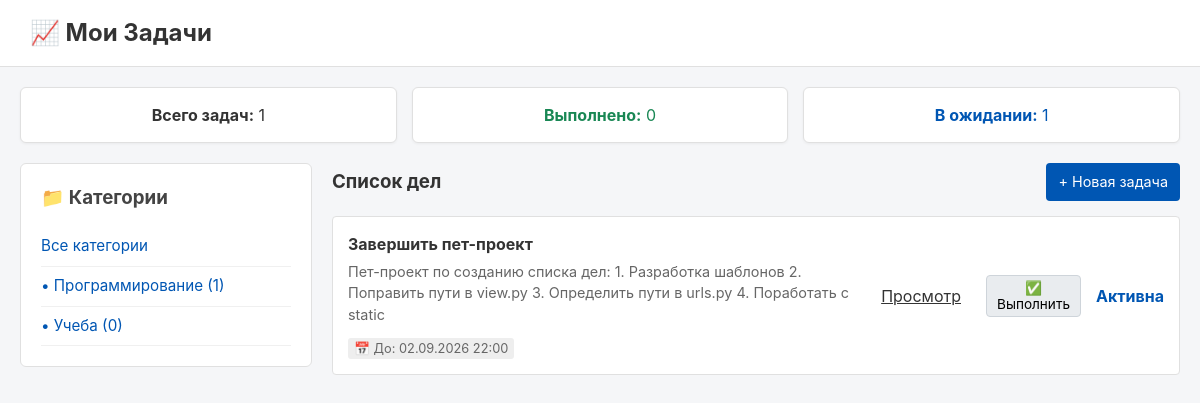
Before: / with the older database file.
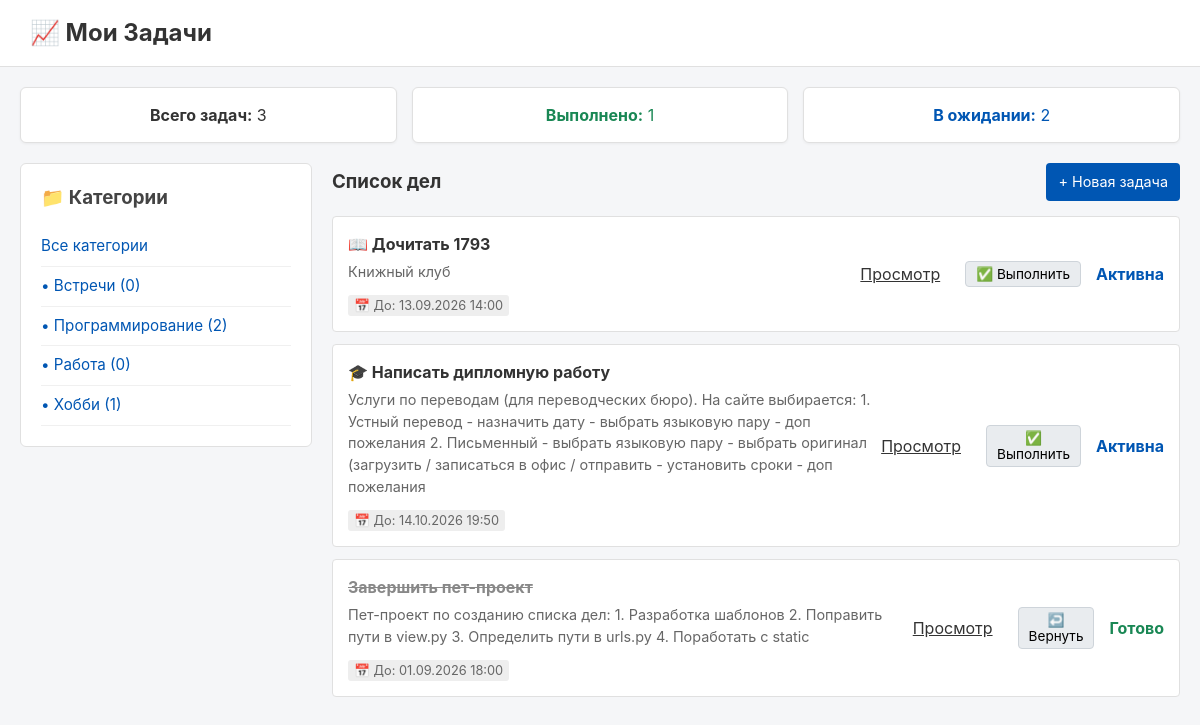
After: the same page with the newer database file.
### todoapp/models.py (models this page shows, shortened)
class Category(models.Model):
    name = models.CharField(
        max_length = 60,
        verbose_name = "Название",
        help_text = "Введите название категории:"
    )
    class Meta:
        verbose_name = "Категория"
        verbose_name_plural = "Категории"
        ordering = ['name']

class Task(models.Model):
    title = models.CharField(
        max_length=200,
        verbose_name="Задача",
        help_text="Введите название задачи:"
    )
    description = models.TextField(
        max_length=500,
        verbose_name="Описание",
        help_text="Введите описание задачи:"
    )
    created_date = models.DateTimeField(
        auto_now_add=True,
        verbose_name="Дата создания задачи:",
        help_text="Введите дату создания задачи:"
    )
    due_date = models.DateTimeField(
        null=True,
        blank=True,
        verbose_name="Срок выполнения задачи:",
        help_text="Введите срок выполнения задачи:"
    )
    is_completed = models.BooleanField(
        default=False,
        verbose_name="Выполнено",
    )
    category_task = models.ForeignKey(
        Category,
        on_delete = models.SET_NULL,
        null=True,
        blank=True,
        verbose_name="Название",
        related_name="tasks", #category.tasks.all
    )
    @property
    def is_past_due(self):
        if self.due_date and not self.is_completed:
            return timezone.now() > self.due_date
        return False
    def get_absolute_url(self):
        return reverse("todo:task_detail", kwargs={"pk": self.pk})
    class Meta:
        verbose_name="Задача"
        verbose_name_plural="Задачи"
        ordering=['is_completed', '-created_date']

### todoapp/views.py (the view)
# urls.py: path('', views.IndexView.as_view(), name='index'),
class IndexView(View):
    def get(self, request):
        tasks = Task.objects.all()
        category_id = request.GET.get('category')
        if category_id:
            tasks = tasks.filter(category_task_id=category_id)
        total_tasks = tasks.count()
        completed_tasks = tasks.filter(is_completed=True).count()
        pending_tasks = total_tasks - completed_tasks
        task_categories = Category.objects.all()
        context = {
            "tasks": tasks,
            "total_tasks": total_tasks,
            "completed_tasks": completed_tasks,
            "pending_tasks": pending_tasks,
            "categories": task_categories,
        }
        return render(request, "main.html", context)

### templates/main.html (shortened to what this page needs)
<!DOCTYPE html>
<html lang="ru">
<head>
    <link rel="stylesheet" href="/static/styles.css">
</head>
<body>
    <div class="header-bar">
        <h2>📈 Мои Задачи</h2>
    </div>
    <div class="stats-container">
        <div class="stat-box">
            <strong>Всего задач:</strong> {{ total_tasks }}
        </div>
        <div class="stat-box stat-box-completed">
            <strong>Выполнено:</strong> {{ completed_tasks }}
        </div>
        <div class="stat-box stat-box-pending">
            <strong>В ожидании:</strong> {{ pending_tasks }}
        </div>
    </div>
    <div class="main-layout">
        <div class="sidebar">
            <h3>📁 Категории</h3>
            <a href="{% url 'todo:index' %}" class="category-link">Все категории</a>
            {% for category in categories %}
                <a href="?category={{ category.id }}" class="category-link">
                    • {{ category.name }} ({{ category.tasks.count }})
                </a>
            {% empty %}
                <p>Категорий нет</p>
            {% endfor %}
        </div>
        <div class="content-area">
            <div class="content-header">
                <h3>Список дел</h3>
                <a href="{% url 'todo:task_create' %}" class="btn btn-primary">+ Новая задача</a>
            </div>
            {% for task in tasks %}
                <div class="task-card">
                    <div>
                        <h4 class="{% if task.is_completed %}line-through{% endif %}">
                            {{ task.title }}
                        </h4>
                        <p>{{ task.description }}</p>
                        <span class="task-card-meta">
                            📅 До: {{ task.due_date|date:"d.m.Y H:i"|default:"Не указан" }}
                        </span>
                    </div>
                    <div style="display: flex; align-items: center; gap: 15px;">
                        <a href="{{ task.get_absolute_url }}">Просмотр</a>
                        <form action="{% url 'todo:task_toggle' task.id %}" method="post" style="margin: 0;">
                            <button type="submit" class="btn" style="padding: 4px 10px; font-size: 0.85em; cursor: pointer; background: #e9ecef; border: 1px solid #ced4da; border-radius: 4px; font-family: inherit;">
                                {% if task.is_completed %}↩️ Вернуть{% else %}✅ Выполнить{% endif %}
                            </button>
                        </form>
                        {% if task.is_completed %}
                            <span class="task-status-completed">Готово</span>
                        {% elif task.is_past_due %}
                            <span class="task-status-expired" style="color: #dc3545; font-weight: bold;">Просрочена</span>
                        {% else %}
                            <span class="task-status-active">Активна</span>
                        {% endif %}
                    </div>
                </div>
            {% empty %}
                <div class="empty-state">
                    <p>🎉 Список пуст! Задач не обнаружено.</p>
                </div>
            {% endfor %}
        </div>
    </div>
</body>
</html>

### todoapp/static/styles.css (style rules this page uses)
body { font-family: -apple-system, BlinkMacSystemFont, "Segoe UI", Roboto, Helvetica, Arial, sans-serif; background-color: #f5f6f8; color: #333333; margin: 0; padding: 0; line-height: 1.5; }
.header-bar { background-color: #ffffff; padding: 15px 30px; border-bottom: 1px solid #e0e0e0; margin-bottom: 20px; }
.header-bar h2 { margin: 0; }
.main-layout { display: flex; max-width: 1200px; margin: 0 auto; padding: 0 20px; gap: 20px; }
.sidebar { width: 250px; flex-shrink: 0; background: #ffffff; padding: 20px; border-radius: 6px; border: 1px solid #e0e0e0; align-self: flex-start; }
.sidebar h3 { margin-top: 0; margin-bottom: 15px; color: #444; }
.category-link { display: block; color: #0056b3; text-decoration: none; padding: 8px 0; font-size: 0.95em; border-bottom: 1px solid #f0f0f0; }
.content-area { flex-grow: 1; }
.content-header { display: flex; justify-content: space-between; align-items: center; margin-bottom: 15px; }
.content-header h3 { margin: 0; }
.stats-container { display: flex; max-width: 1160px; margin: 0 auto 20px auto; padding: 0 20px; gap: 15px; }
.stat-box { flex: 1; background: #ffffff; padding: 15px; border-radius: 6px; border: 1px solid #e0e0e0; text-align: center; box-shadow: 0 1px 3px rgba(0,0,0,0.05); }
.stat-box-completed { color: #198754; }
.stat-box-pending { color: #0056b3; }
.task-card { display: flex; justify-content: space-between; align-items: center; background: #ffffff; padding: 15px; margin-bottom: 12px; border-radius: 4px; border: 1px solid #e0e0e0; }
.task-card h4 { margin: 0 0 5px 0; }
.task-card p { margin: 0 0 10px 0; color: #666666; font-size: 0.9em; }
.task-card a { color: #333333; margin-right: 10px; }
.task-card-meta { font-size: 0.8em; color: #666666; background: #eee; padding: 3px 6px; border-radius: 3px; }
.task-status-completed { color: #198754; font-weight: bold; }
.task-status-active { color: #0056b3; font-weight: bold; }
.line-through { text-decoration: line-through; color: #888888; }
.btn { padding: 8px 16px; text-decoration: none; border-radius: 4px; font-size: 0.9em; display: inline-block; }
.btn-primary { background-color: #0056b3; color: white; padding: 8px 12px; }

Changed rows visible on the page:
removed Category: name "Учеба", tasks.count "0"
added Category: name "Встречи", tasks.count "0"
computed for Category "Программирование": tasks.count "1" → "2"
added Category: name "Работа", tasks.count "0"
added Category: name "Хобби", tasks.count "1"
added Task: title "📖 Дочитать 1793", description "Книжный клуб", due_date "13.09.2026 14:00", is_completed "✅ Выполнить"
added Task: title "🎓 Написать дипломную работу", description "Услуги по переводам (для переводческих бюро). На сайте выбирается: 1. Устный перевод - назначить дату - выбрать языковую пару - доп пожелания 2. Письменный - выбрать языковую пару - выбрать оригинал (загрузить / записаться в офис / отправить - установить сроки - доп пожелания", due_date "14.10.2026 19:50", is_completed "✅ Выполнить"
changed Task "Завершить пет-проект": due_date "02.09.2026 22:00" → "01.09.2026 18:00"; is_completed "✅ Выполнить Активна" → "↩️ Вернуть Готово"
Other visible differences:
{{ total_tasks }}: "1" → "3"
{{ completed_tasks }}: "0" → "1"
{{ pending_tasks }}: "1" → "2"
